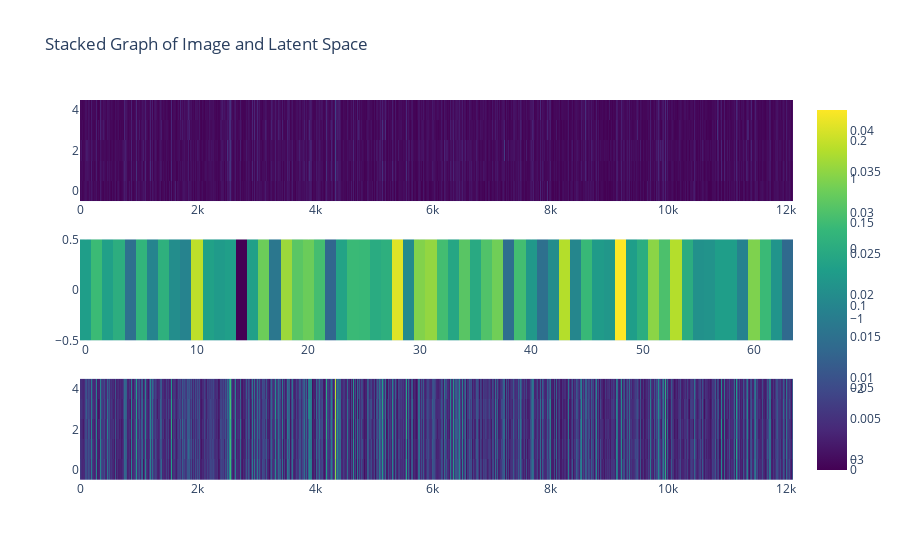

The notebook cell saved with this chart:
### Code cell
e_ = e[0]  
z_ = z[0].reshape(1, -1) 
decoded_ = decoded[0]  



# Create subplot grid with vertical stacking
fig = sp.make_subplots(rows=3, cols=1, shared_xaxes=False, vertical_spacing=0.1)

# Add the original image as a heatmap-like plot
heatmap_trace1 = go.Heatmap(z=e_, colorscale='viridis')
fig.add_trace(heatmap_trace1, row=1, col=1)

# Add the latent representation as a heatmap-like plot
tensor_reshaped = z.reshape(1, -1)
heatmap_trace2 = go.Heatmap(z=z_, colorscale='viridis')
fig.add_trace(heatmap_trace2, row=2, col=1)

# Add the decoded image as a heatmap-like plot
heatmap_trace3 = go.Heatmap(z=decoded_, colorscale='viridis')
fig.add_trace(heatmap_trace3, row=3, col=1)

# Update layout
fig.update_layout(title='Stacked Graph of Image and Latent Space', showlegend=False)

# Update x-axis labels
#fig.update_xaxes(title_text='genes (normalized)', row=1, col=1)
#fig.update_xaxes(title_text='latent representation', row=2, col=1)
#fig.update_xaxes(title_text='genes (normalized)', row=3, col=1)

# Update y-axis labels
#fig.update_yaxes(title_text='timestamps', row=1, col=1)
#fig.update_yaxes(title_text='latent representation', row=2, col=1)
#fig.update_yaxes(title_text='timestamps', row=3, col=1)

fig.show()

### Figure 1 — Plotly figure (JSON) as saved in the notebook; plotly's stock layout.template omitted (floating-point values rounded to 4 significant figures; data arrays with more than 128 entries replaced by an {"elided": "..."} marker saying what was removed)
{"data": [{"colorscale": [[0, "#440154"], [0.1111, "#482878"], [0.2222, "#3e4989"], [0.3333, "#31688e"], [0.4444, "#26828e"], [0.5556, "#1f9e89"], [0.6667, "#35b779"], [0.7778, "#6ece58"], [0.8889, "#b5de2b"], [1, "#fde725"]], "type": "heatmap", "xaxis": "x", "yaxis": "y", "z": {"elided": "5x12121 float values"}}, {"colorscale": [[0, "#440154"], [0.1111, "#482878"], [0.2222, "#3e4989"], [0.3333, "#31688e"], [0.4444, "#26828e"], [0.5556, "#1f9e89"], [0.6667, "#35b779"], [0.7778, "#6ece58"], [0.8889, "#b5de2b"], [1, "#fde725"]], "type": "heatmap", "xaxis": "x2", "yaxis": "y2", "z": [[-0.312, 0.3301, -0.2572, 0.04973, -1.271, 0.2012, -0.8386, 0.1124, -0.6391, -0.8532, 1.469, -0.2403, -0.366, -0.286, -3.15, -0.2565, 0.8217, -1.117, 1.208, 0.6385, 0.7985, 0.4196, -1.462, -0.1973, 0.3182, 0.3008, -0.01255, 0.08273, 1.751, -0.6821, 0.9966, 1.134, 0.4124, -0.1253, 0.6229, -0.04716, 0.5511, 0.853, -1.28, 0.4069, -0.4321, -1.26, -0.6417, 1.402, -0.7958, 0.2952, -0.3529, -0.4498, 1.977, -0.2932, 0.02904, 1.069, 0.4969, 1.395, 0.02725, -0.5646, -0.5287, -0.2926, -0.3109, -0.8643, 0.9646, 0.3208, -0.4983, -1.396]]}, {"colorscale": [[0, "#440154"], [0.1111, "#482878"], [0.2222, "#3e4989"], [0.3333, "#31688e"], [0.4444, "#26828e"], [0.5556, "#1f9e89"], [0.6667, "#35b779"], [0.7778, "#6ece58"], [0.8889, "#b5de2b"], [1, "#fde725"]], "type": "heatmap", "xaxis": "x3", "yaxis": "y3", "z": {"elided": "5x12121 float values"}}], "layout": {"showlegend": false, "title": {"text": "Stacked Graph of Image and Latent Space"}, "xaxis": {"anchor": "y", "domain": [0, 1]}, "xaxis2": {"anchor": "y2", "domain": [0, 1]}, "xaxis3": {"anchor": "y3", "domain": [0, 1]}, "yaxis": {"anchor": "x", "domain": [0.7333, 1]}, "yaxis2": {"anchor": "x2", "domain": [0.3667, 0.6333]}, "yaxis3": {"anchor": "x3", "domain": [0, 0.2667]}}}
